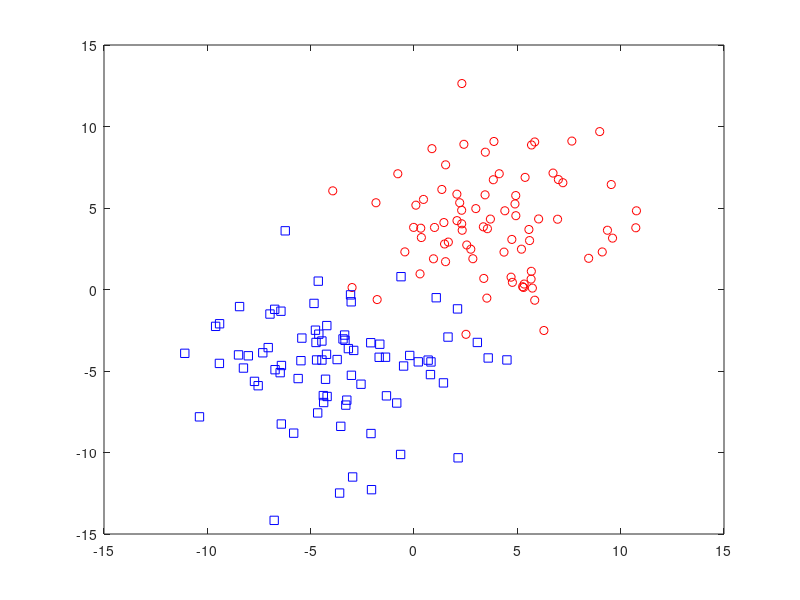

Here is the MATLAB script that generated this plot: (Note: this script raises an error after producing the figure.)
function basic_SVM(n,D,S,C)
% This function shows how simple is to train one of the simplest 
% Support Vector Machines, by using Matlab function for 
% quadratic programming (quadprog).
%
% First of all the dataset of n points in 2D is generate, as the union 
% of two subsets of random numbers generated according to two gaussian 
% distributions centered in (-D,-D) and in (+D,+D), respectively,
% with the same standard deviation S.
% Then a SVM is trained, using C as soft margin.
%
% Inputs
%
% n: total number of points (n/2 belongs to each of the two classes)
% D: controls the distance between the two classes.
% S: is the standard deviation of the two gaussian distributions
% C: soft margin of the SVM ( C=0 if the two class are linearly separable )
%
% % Example
% basic_SVM(160,3,1,2);
%
% See also ClassificationSVM, fitcsvm

% This code is just a simple adaptation of the one provided by ali raj:
% https://it.mathworks.com/matlabcentral/fileexchange/51248-svm

% Copyright Marco Cococcioni, 2018-07-17

if nargin < 1, n = 160; end
if nargin < 2, D = 4; end
if nargin < 3, S = 3; end
if nargin < 4, C = 2; end
 
%% Generate Data
x = [ D + S*randn(n/2,2); 
     -D + S*randn(n/2,2)]';
 
y = [  ones(n/2,1); 
      -ones(n/2,1)  ]';

ClassA = find( y == +1 );
ClassB = find( y == -1 );


%% Design SVM

H = zeros(n,n);
for i=1:n
    for j=i:n
        H(i,j) = y(i)*y(j)*x(:,i)'*x(:,j);
        H(j,i) = H(i,j);
    end
end

f = -ones(n,1);

Aeq=y;
beq=0;

lb=zeros(n,1);
ub=C*ones(n,1);

Alg{1}='trust-region-reflective';
Alg{2}='interior-point-convex';

options=optimset('Algorithm',Alg{2},...
    'Display','off',...
    'MaxIter',20);

alpha=quadprog(H,f,[],[],Aeq,beq,lb,ub,[],options)';

AlmostZero=(abs(alpha)<max(abs(alpha))/1e5);

alpha(AlmostZero)=0;

S=find(alpha>0 & alpha<C);

w=0;
for i=S
    w=w+alpha(i)*y(i)*x(:,i);
end

b=mean(y(S)-w'*x(:,S));

%% Plot Results

Line = @(x1,x2) w(1)*x1+w(2)*x2+b;
LineA = @(x1,x2) w(1)*x1+w(2)*x2+b+1;
LineB = @(x1,x2) w(1)*x1+w(2)*x2+b-1;

figure;
plot(x(1,ClassA),x(2,ClassA),'ro');
hold on;
plot(x(1,ClassB),x(2,ClassB),'bs');

plot(x(1,S),x(2,S),'ko','MarkerSize',12);

x1min = min(x(1,:));
x1max = max(x(1,:));
x2min = min(x(2,:));
x2max = max(x(2,:));

handle = ezplot(Line,[x1min x1max x2min x2max]);
set(handle,'Color','k','LineWidth',2);

handleA = ezplot(LineA,[x1min x1max x2min x2max]);
set(handleA,'Color','k','LineWidth',1,'LineStyle',':');

handleB = ezplot(LineB,[x1min x1max x2min x2max]);
set(handleB,'Color','k','LineWidth',1,'LineStyle',':');

legend('Class A','Class B');